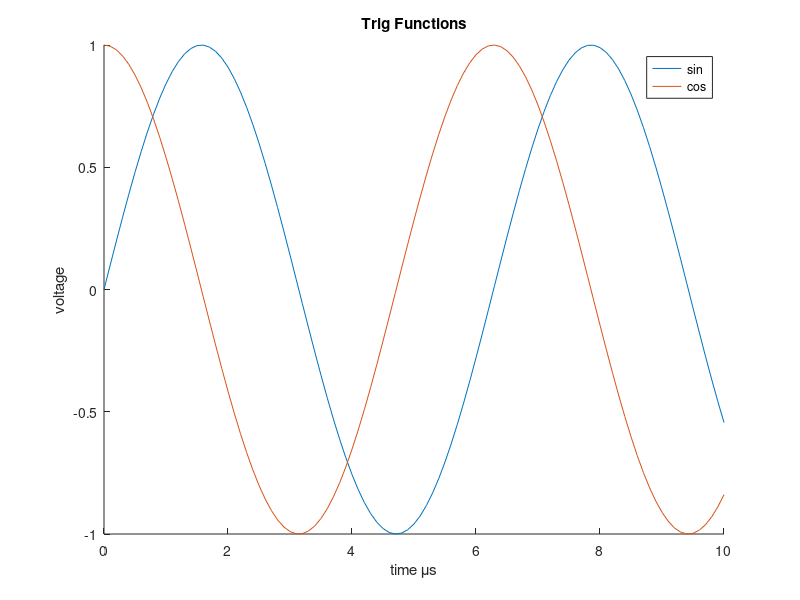
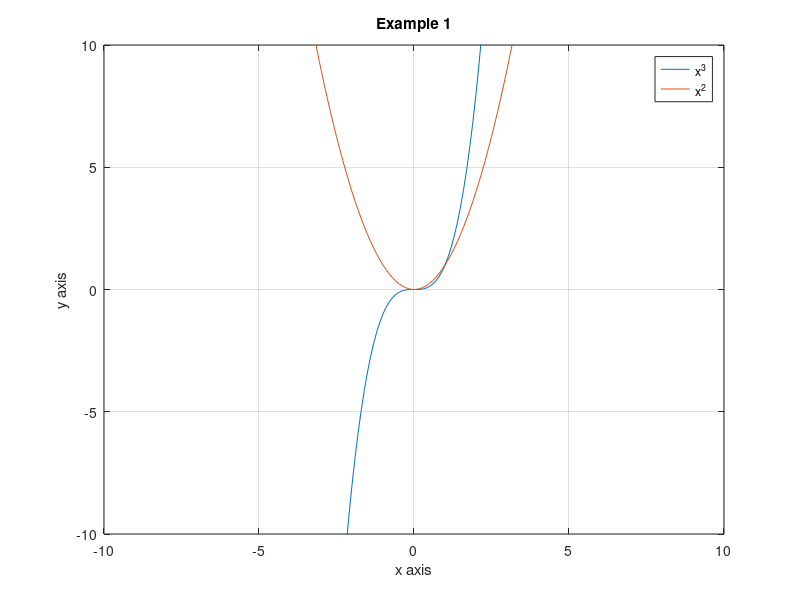
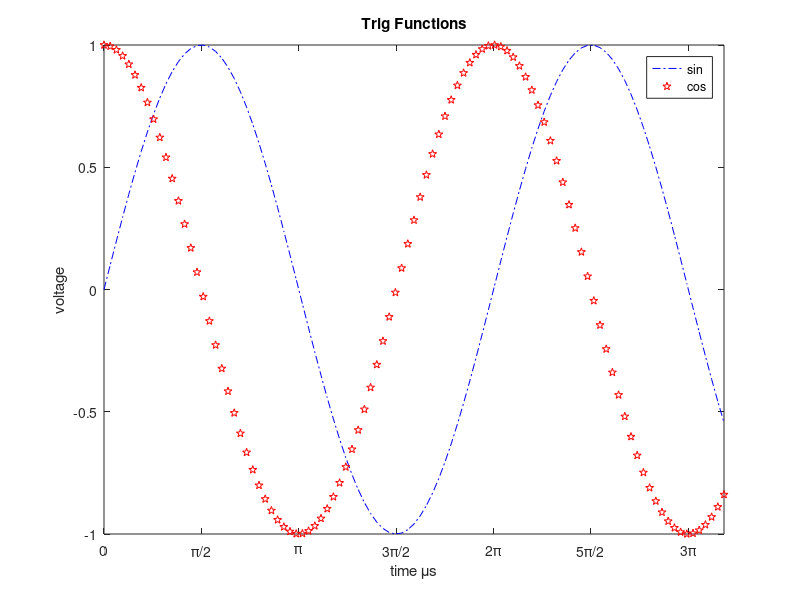
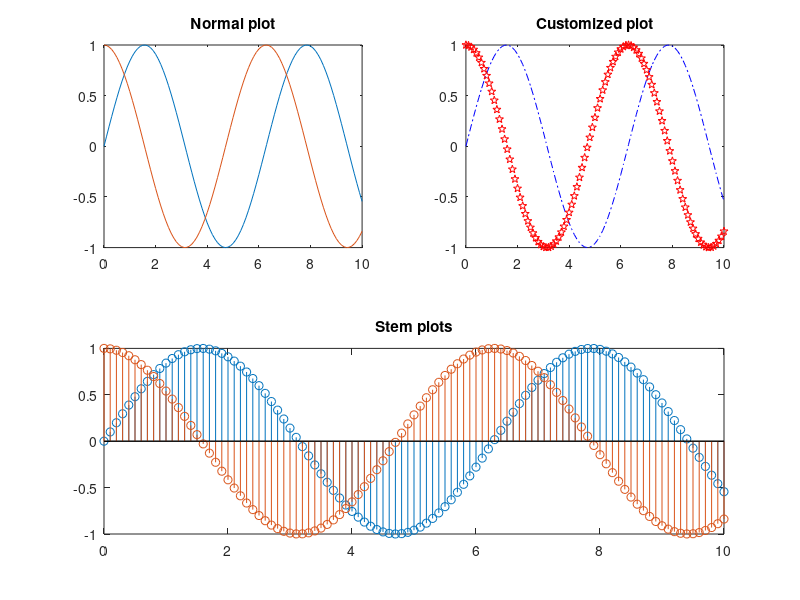

Here is the MATLAB script that generated these plots, in order: (Note: this script raises an error after producing the figures.)
%% Lesson 4c: Plotting
%
% We are going to go through several plotting schemes, and explore how you
% can customize plotting. We would go through 2D plotting, surface
% plotting, subplot, stem plot and 3D plotting

%% 2D plotting

x = -10:0.1:10;
y = x.^3;
plot(x,y,'DisplayName','x^3');              % plotting line graph
xlabel('x axis');
ylabel('y axis');
title('Example 1');
grid on;
%axis([-10 10 -10 10]);
xlim([-10 10]);
ylim([-10 10]);

hold on;    % plotting more than 1 plot on 1 figure rather than overwriting

y2 = x.^2;
plot(x, y2, 'DisplayName','x^2');
legend('show');                             % 'DisplayName does this

%%
% Example 2: Plotting sine and cosine

t = 0:.1:10;
d1 = sin(t);
d2 = cos(t);

figure 
% plot(t,[d1.' d2.']) % plot(t,d1,t,d2)

% plot(t,d1,t,d2)
hold on;
plot(t, d1);
plot(t, d2);
hold off;

title('Trig Functions')
xlabel('time \mus') % \mus is a special symbol. Other examples include:
                    % \beta, \pi, \leq, \infty 
ylabel('voltage')
legend('sin','cos')

exportgraphics(gcf(), "test.png")

%% Here we are going to get a bit fancy and change up some stuff. 
figure;

plot(t,d1,'b-.',t,d2,'rp') % We are changing up the line pattern and color
title('Trig Functions')
xlabel('time \mus') % \mus is a special symbol. Other examples include:
                    % \beta, \pi, \leq, \infty 
ylabel('voltage')
legend('sin','cos')
xticks(0:pi/2:10)
xticklabels({'0','\pi/2','\pi','3\pi/2','2\pi', '5\pi/2','3\pi'})

% Many other options availible for plotting. Check the documentation or
% search online for options.

%% Subplots
% Subplots exist for stylistic purposes. Let's say you have a signal and
% you want to plot the magnitude and phase of the signal itself. It would
% make more sense if the magnitude and phase plots exist in the same
% figure. There are several examples fo subplot below to explain how it
% works. Note that linear indexing of plots is different from normal linear
% indexing.

figure;
subplot(2,2,1)                    % subplot(# of rows, # of columns, index)
plot(t,d1)
hold on;
plot(t,d2)
title('Normal plot')

subplot(2,2,2)                    % index runs down rows, not columns!
plot(t,d1,'b-.',t,d2,'rp')
title('Customized plot')

% Stem plots
% stem plots are particularly useful when you are representing digital
% signals, hence it is good (and necessary) to learn them too!
% subplot(2,2,[3 4])                % takes up two slots
subplot(2, 1, 2);
stem(t,d1)
hold on;
stem(t,d2)
title('Stem plots')

sgtitle('Subplots')

%% Tiling -- like subplots
figure();
tiledlayout(2, 2);

nexttile();
plot(t, d1);

nexttile();
plot(t, d2);

%% 3D and surface plots

% 3D plotting (curves): The helix
t = linspace(0,10*pi);
figure;
plot3(sin(t),cos(t),t)
xlabel('sin(t)');
ylabel('cos(t)');
zlabel('t')
text(0,0,0,'origin')
grid on;
title('Helix')

%% Surface plot
a1 = -2:0.25:2;
b1 = a1;
[A1,B1] = meshgrid(a1);
% Here we plot the surface of f(x) = x*exp^-(x.^2+y.^2)
F = A1.*exp(-A1.^2-B1.^2);
figure;
surf(A1,B1,F)

%% Mesh plot
% A different look
figure;
mesh(A1,B1,F)
